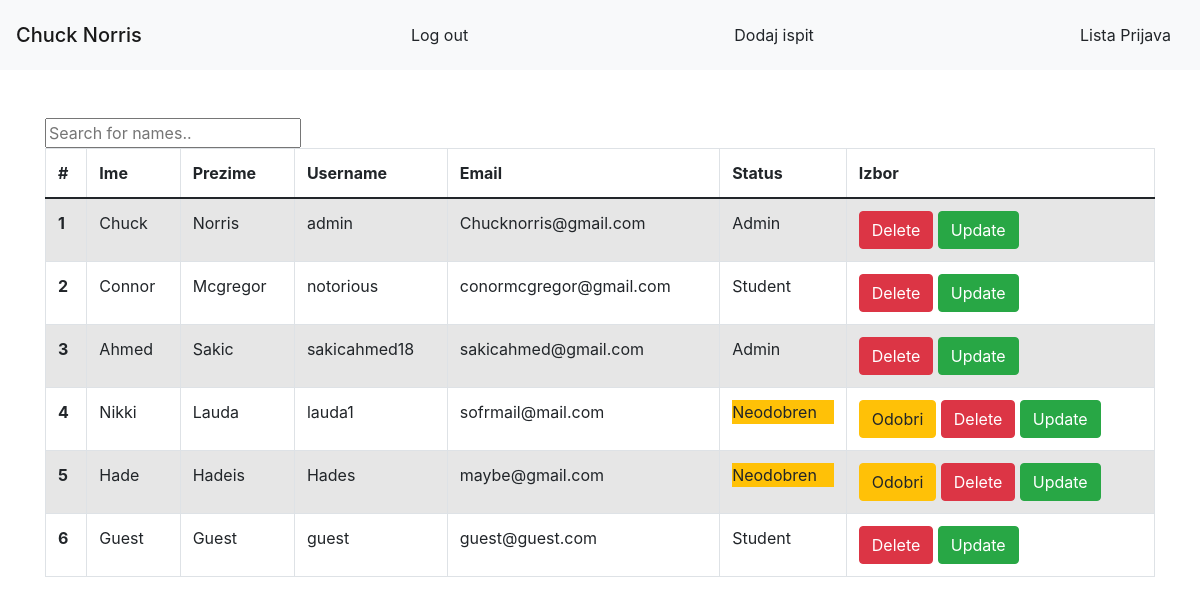
Screenshot of /PHPproject/admin.php?id=2 with the database file from the repository.
### tables this page shows
CREATE TABLE `users` (
  `user_id` int(255) NOT NULL,
  `Ime` varchar(255) NOT NULL,
  `Prezime` varchar(255) NOT NULL,
  `Password` varchar(255) NOT NULL,
  `Username` varchar(255) NOT NULL,
  `Email` varchar(255) NOT NULL,
  `Administrator` int(1) NOT NULL
);

### PHPproject/getstudentname.php (called while the page is built, shortened)
<?php
$pom=$_GET['id'];
$sql1="SELECT Ime,Prezime FROM users WHERE user_id='$pom'";
$result1=mysqli_query($conn,$sql1);
while($row=mysqli_fetch_array($result1)){
  $pravoprezime=$row['Prezime'];
   $pravoime=$row['Ime'];
}
?>

### PHPproject/adminfunkcije.php (called while the page is built, shortened)
              <?php
              $sql="SELECT * FROM users";
   $result=mysqli_query($conn, $sql);
$increment=1;
         ?>

### PHPproject/admin.php (the view, shortened to what this page needs)
<!DOCTYPE html>
<?php require_once "includes/database.php" ?>
<?php require_once "adminfunkcije.php" ?>
<html lang="en">
<head>
     <link rel="stylesheet" href="css/bootstrap.min.css">
    <link rel="stylesheet" href="admin.css">
    <link rel="stylesheet" href="https://maxcdn.bootstrapcdn.com/bootstrap/4.5.2/css/bootstrap.min.css">
</head>
<body>
  <?php
    require_once "getstudentname.php"
    ?>
   <nav class="navbar navbar-light bg-light mb-5" style="height:70px;">
  <span class="navbar-brand mb-0 h1"><?php echo $pravoime; echo " "; echo $pravoprezime; ?></span>
  <a href="index.php" class="btn btn-light">Log out</a>
  <button type="button" class="btn btn-light" style="height:100%" onclick="hidetable()">Dodaj ispit</button>
  <button type="button" class="btn btn-light" style="height:100%" onclick="hideall()">Lista Prijava</button>
</nav>
   <div class="container">
       <div class="row">
           <div class="col-md-12">
             <div class="table-responsive" id="tabelastudenata">
              <input type="text" id="myInput" onkeyup="myFunction()" placeholder="Search for names.." title="Type in a name">
    <table id="myTable" class="table table-striped table-bordered ">
  <thead>
    <tr>
      <th scope="col">#</th>
      <th scope="col">Ime</th>
      <th scope="col">Prezime</th>
      <th scope="col">Username</th>
      <th scope="col">Email</th>
      <th scope="col">Status</th>
      <th scope="col">Izbor</th>
    </tr>
  </thead>
  <tbody>
   <?php while($row = mysqli_fetch_assoc($result)){   ?>
    <tr>
      <th><?php echo $increment; $increment++; ?></th>
      <td><?php echo $row['Ime'] ?></td>
      <td><?php echo $row['Prezime'] ?></td>
      <td><?php echo $row['Username'] ?></td>
      <td><?php echo $row['Email'] ?></td>
      <td><?php if($row['Administrator']==0){
    echo '<div class="bg-warning">Neodobren</div>';
}
else if($row['Administrator']==1){
    echo 'Admin';
}
    else{
        echo 'Student';
    }
      ?></td>
      <td><?php  if($row['Administrator']==0) echo "<a href='odobri.php?a={$row['Username']}' class='btn btn-warning'>Odobri</a>";
                                                               ?>
     <?php echo "<a href='delete.php?a={$row['Username']}' class='btn btn-danger'>Delete</a>"  ?>
     <?php echo "<a href='update.php?a={$row['Username']}' class='btn btn-success'>Update</a>"  ?>
                                                              </td>
    </tr>
   <?php }?>
  </tbody>
</table>
          </div>
           </div>
       </div>
   </div>
</body>
</html>

### rows the page displays
users: Ime "Chuck", Prezime "Norris", Username "admin", Email "Chucknorris@gmail.com", Administrator "Admin"
users: Ime "Connor", Prezime "Mcgregor", Username "notorious", Email "conormcgregor@gmail.com", Administrator "Student"
users: Ime "Ahmed", Prezime "Sakic", Username "sakicahmed18", Email "sakicahmed@gmail.com", Administrator "Admin"
users: Ime "Nikki", Prezime "Lauda", Username "lauda1", Email "sofrmail@mail.com", Administrator "Neodobren"
users: Ime "Hade", Prezime "Hadeis", Username "Hades", Email "maybe@gmail.com", Administrator "Neodobren"
users: Ime "Guest", Prezime "Guest", Username "guest", Email "guest@guest.com", Administrator "Student"
